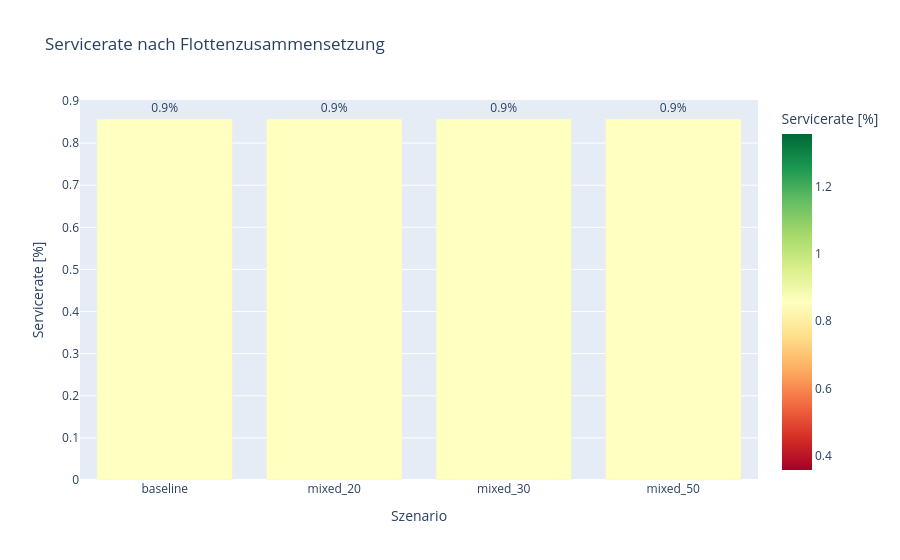

Notebook cell for this chart:
### Markdown cell above
## 3. Visualisierung: Servicerate im Vergleich

Vergleich der Servicerate für verschiedene Flottenzusammensetzungen.

### Code cell
fig = px.bar(
    result_df,
    x='Szenario',
    y='Servicerate [%]',
    title='Servicerate nach Flottenzusammensetzung',
    text='Servicerate [%]',
    color='Servicerate [%]',
    color_continuous_scale='RdYlGn'
)
fig.update_traces(texttemplate='%{text:.1f}%', textposition='outside')
fig.update_layout(showlegend=False)
fig.show()

### Figure 1 — Plotly figure (JSON) as saved in the notebook; plotly's stock layout.template omitted (floating-point values rounded to 4 significant figures)
{"data": [{"alignmentgroup": "True", "hovertemplate": "Szenario=%{x}<br>Servicerate [%]=%{marker.color}<extra></extra>", "legendgroup": "", "marker": {"color": [0.8571, 0.8571, 0.8571, 0.8571], "coloraxis": "coloraxis", "pattern": {"shape": ""}}, "name": "", "offsetgroup": "", "orientation": "v", "showlegend": false, "text": [0.8571, 0.8571, 0.8571, 0.8571], "textposition": "outside", "texttemplate": "%{text:.1f}%", "type": "bar", "x": ["baseline", "mixed_20", "mixed_30", "mixed_50"], "xaxis": "x", "y": [0.8571, 0.8571, 0.8571, 0.8571], "yaxis": "y"}], "layout": {"barmode": "relative", "coloraxis": {"colorbar": {"title": {"text": "Servicerate [%]"}}, "colorscale": [[0, "rgb(165,0,38)"], [0.1, "rgb(215,48,39)"], [0.2, "rgb(244,109,67)"], [0.3, "rgb(253,174,97)"], [0.4, "rgb(254,224,139)"], [0.5, "rgb(255,255,191)"], [0.6, "rgb(217,239,139)"], [0.7, "rgb(166,217,106)"], [0.8, "rgb(102,189,99)"], [0.9, "rgb(26,152,80)"], [1, "rgb(0,104,55)"]]}, "legend": {"tracegroupgap": 0}, "showlegend": false, "title": {"text": "Servicerate nach Flottenzusammensetzung"}, "xaxis": {"anchor": "y", "domain": [0, 1], "title": {"text": "Szenario"}}, "yaxis": {"anchor": "x", "domain": [0, 1], "title": {"text": "Servicerate [%]"}}}}
